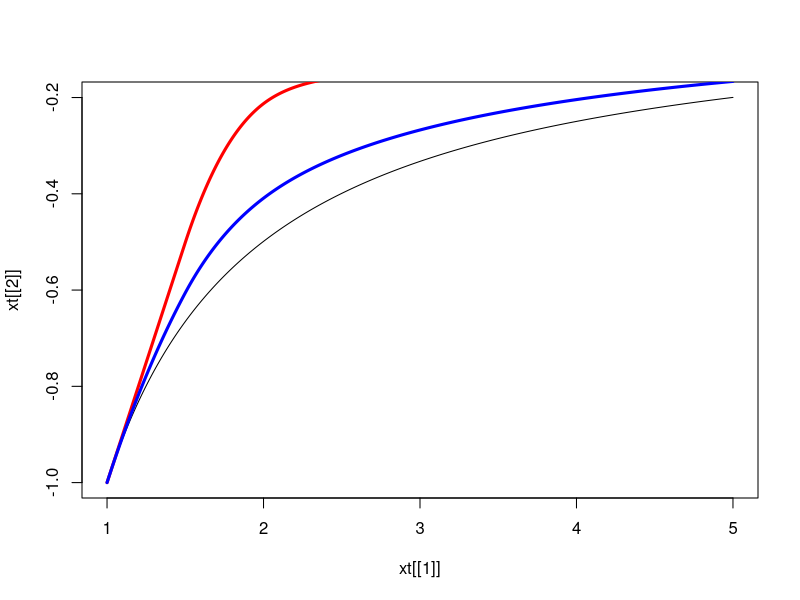

R code for this plot:
Solucion_sin_retardo <- function(){
   h = .01
   n = (5-1)/h

   t = seq(1, 5, length.out=n)
   x = rep(0,n)

   x[1] = -1
   x1 = -1

   for (i in 2:n){
     x2 = x1 + h * x1^2
     x1 = x2
     x[i] = x1
   } 
   ret = list(t,x)
}

Solucion_UN_retardo <- function(){
   h = .01
   n = (5-1)/h

   t = seq(1, 5, length.out=n)
   x = rep(0,n)

   tao = .5
   nt = tao/h

   xi = rep(-1, nt)
   x = rep(0, n)
   x1 = xi[nt]
   x[1] = x1

   for (i in 2:nt){
     x2 = x1 + h * xi[i-1]*xi[i-1]
     x1 = x2
     x[i] = x1
   }

   x1 = x[nt]
   for (i in (nt+1):n){
     x2 = x1 + h * x[i-nt]*x[i-nt]
     x1 = x2
     x[i] = x1
   }
   ret = list(t, x)
}

Solucion_UN_retardo2 <- function(){
   h = .01
   n = (5-1)/h

   t = seq(1, 5, length.out=n)
   x = rep(0,n)

   tao = .5
   nt = tao/h

   xi = rep(-1, nt)
   x = rep(0, n)
   x1 = xi[nt]
   x[1] = x1

   for (i in 2:nt){
     x2 = x1 + h * x1*xi[i-1]
     x1 = x2
     x[i] = x1
   }

   x1 = x[nt]
   for (i in (nt+1):n){
     x2 = x1 + h * x1*x[i-nt]
     x1 = x2
     x[i] = x1
   }
   ret = list(t, x)
}


xt = Solucion_sin_retardo()
#print(xt)

xtR = Solucion_UN_retardo()

plot(xt[[1]], xt[[2]], type='l')
points(xtR[[1]], xtR[[2]], type='l', col='red', lwd=3)

xtR2 = Solucion_UN_retardo2()

points(xtR2[[1]], xtR2[[2]], type='l', col='blue', lwd=3)

  
